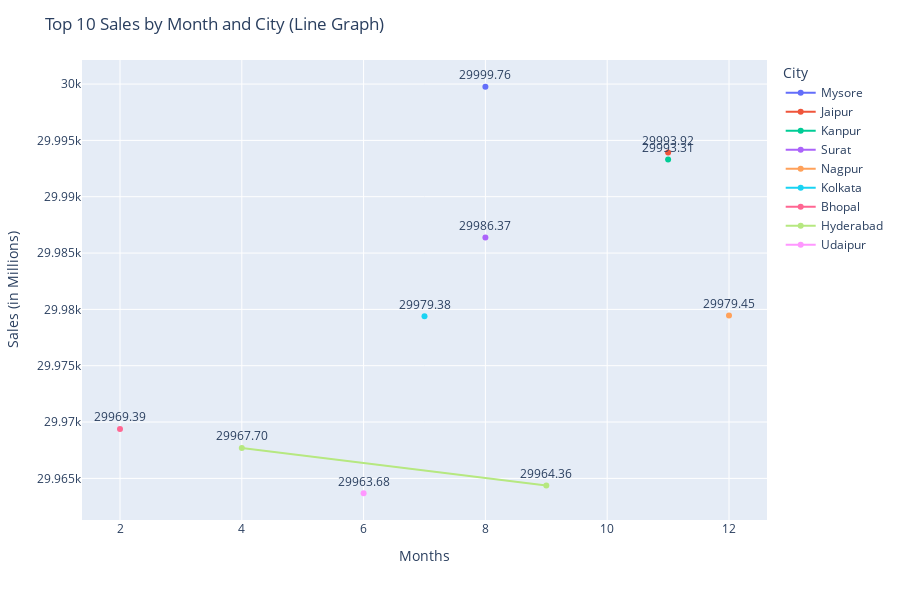

Notebook code for this chart:
### Code cell
import plotly.express as px

# Sort data by Sales and get top 10
top_data = data.sort_values(by='Sales', ascending=False).head(10)

# Create line chart
fig = px.line(top_data, 
              x='Months', 
              y='Sales', 
              text='Sales', 
              color='City', 
              markers=True)  # Add markers to line points

# Format trace labels
fig.update_traces(
    texttemplate='%{text:.2f}',
    textposition='top center'
)

# Update layout
fig.update_layout(
    title='Top 10 Sales by Month and City (Line Graph)',
    xaxis_title='Months',
    yaxis_title='Sales (in Millions)',
    legend_title='City',
    uniformtext_minsize=8,
    height=600
)

fig.show()

### Figure 1 — Plotly figure (JSON) as saved in the notebook; plotly's stock layout.template omitted (floating-point values rounded to 4 significant figures)
{"data": [{"hovertemplate": "City=Mysore<br>Months=%{x}<br>Sales=%{text}<extra></extra>", "legendgroup": "Mysore", "line": {"color": "#636efa", "dash": "solid"}, "marker": {"symbol": "circle"}, "mode": "markers+text+lines", "name": "Mysore", "orientation": "v", "showlegend": true, "text": [30000.0], "textposition": "top center", "texttemplate": "%{text:.2f}", "type": "scatter", "x": [8], "xaxis": "x", "y": [30000.0], "yaxis": "y"}, {"hovertemplate": "City=Jaipur<br>Months=%{x}<br>Sales=%{text}<extra></extra>", "legendgroup": "Jaipur", "line": {"color": "#EF553B", "dash": "solid"}, "marker": {"symbol": "circle"}, "mode": "markers+text+lines", "name": "Jaipur", "orientation": "v", "showlegend": true, "text": [29990.0], "textposition": "top center", "texttemplate": "%{text:.2f}", "type": "scatter", "x": [11], "xaxis": "x", "y": [29990.0], "yaxis": "y"}, {"hovertemplate": "City=Kanpur<br>Months=%{x}<br>Sales=%{text}<extra></extra>", "legendgroup": "Kanpur", "line": {"color": "#00cc96", "dash": "solid"}, "marker": {"symbol": "circle"}, "mode": "markers+text+lines", "name": "Kanpur", "orientation": "v", "showlegend": true, "text": [29990.0], "textposition": "top center", "texttemplate": "%{text:.2f}", "type": "scatter", "x": [11], "xaxis": "x", "y": [29990.0], "yaxis": "y"}, {"hovertemplate": "City=Surat<br>Months=%{x}<br>Sales=%{text}<extra></extra>", "legendgroup": "Surat", "line": {"color": "#ab63fa", "dash": "solid"}, "marker": {"symbol": "circle"}, "mode": "markers+text+lines", "name": "Surat", "orientation": "v", "showlegend": true, "text": [29990.0], "textposition": "top center", "texttemplate": "%{text:.2f}", "type": "scatter", "x": [8], "xaxis": "x", "y": [29990.0], "yaxis": "y"}, {"hovertemplate": "City=Nagpur<br>Months=%{x}<br>Sales=%{text}<extra></extra>", "legendgroup": "Nagpur", "line": {"color": "#FFA15A", "dash": "solid"}, "marker": {"symbol": "circle"}, "mode": "markers+text+lines", "name": "Nagpur", "orientation": "v", "showlegend": true, "text": [29980.0], "textposition": "top center", "texttemplate": "%{text:.2f}", "type": "scatter", "x": [12], "xaxis": "x", "y": [29980.0], "yaxis": "y"}, {"hovertemplate": "City=Kolkata<br>Months=%{x}<br>Sales=%{text}<extra></extra>", "legendgroup": "Kolkata", "line": {"color": "#19d3f3", "dash": "solid"}, "marker": {"symbol": "circle"}, "mode": "markers+text+lines", "name": "Kolkata", "orientation": "v", "showlegend": true, "text": [29980.0], "textposition": "top center", "texttemplate": "%{text:.2f}", "type": "scatter", "x": [7], "xaxis": "x", "y": [29980.0], "yaxis": "y"}, {"hovertemplate": "City=Bhopal<br>Months=%{x}<br>Sales=%{text}<extra></extra>", "legendgroup": "Bhopal", "line": {"color": "#FF6692", "dash": "solid"}, "marker": {"symbol": "circle"}, "mode": "markers+text+lines", "name": "Bhopal", "orientation": "v", "showlegend": true, "text": [29970.0], "textposition": "top center", "texttemplate": "%{text:.2f}", "type": "scatter", "x": [2], "xaxis": "x", "y": [29970.0], "yaxis": "y"}, {"hovertemplate": "City=Hyderabad<br>Months=%{x}<br>Sales=%{text}<extra></extra>", "legendgroup": "Hyderabad", "line": {"color": "#B6E880", "dash": "solid"}, "marker": {"symbol": "circle"}, "mode": "markers+text+lines", "name": "Hyderabad", "orientation": "v", "showlegend": true, "text": [29970.0, 29960.0], "textposition": "top center", "texttemplate": "%{text:.2f}", "type": "scatter", "x": [4, 9], "xaxis": "x", "y": [29970.0, 29960.0], "yaxis": "y"}, {"hovertemplate": "City=Udaipur<br>Months=%{x}<br>Sales=%{text}<extra></extra>", "legendgroup": "Udaipur", "line": {"color": "#FF97FF", "dash": "solid"}, "marker": {"symbol": "circle"}, "mode": "markers+text+lines", "name": "Udaipur", "orientation": "v", "showlegend": true, "text": [29960.0], "textposition": "top center", "texttemplate": "%{text:.2f}", "type": "scatter", "x": [6], "xaxis": "x", "y": [29960.0], "yaxis": "y"}], "layout": {"height": 600, "legend": {"title": {"text": "City"}, "tracegroupgap": 0}, "margin": {"t": 60}, "title": {"text": "Top 10 Sales by Month and City (Line Graph)"}, "uniformtext": {"minsize": 8}, "xaxis": {"anchor": "y", "domain": [0, 1], "title": {"text": "Months"}}, "yaxis": {"anchor": "x", "domain": [0, 1], "title": {"text": "Sales (in Millions)"}}}}
